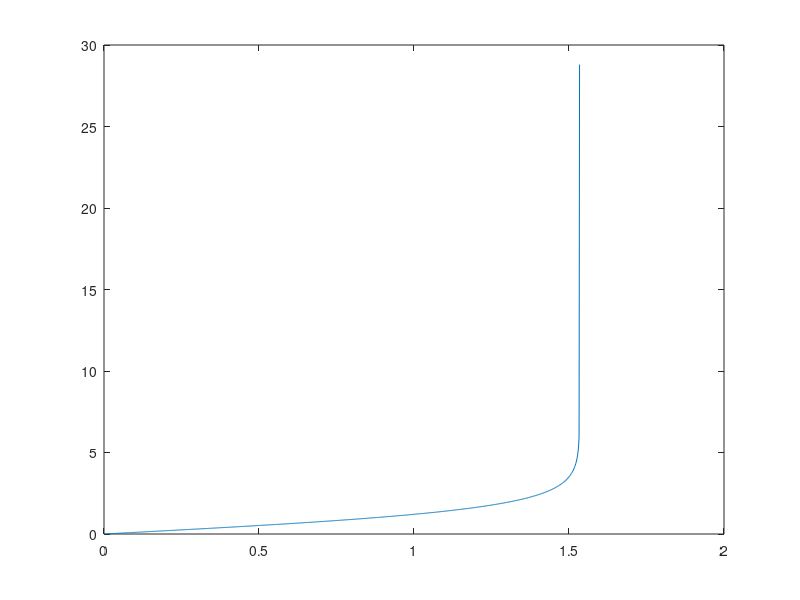

Recreate this plot in MATLAB.
warning('off','all')
%% Precio del bono y termino $a^{+}$
% Parámetros
global beta alpha;
a = 0.05;
lambda_0 = 0.05;
delta = 0.05;
rho = 3;
sigma = 0.9;
alpha = 100;
beta = 50;
T = 12;
%%
% h saltos externos
% g saltos internos
h = 1;    g = 1;
%%
% Funciones $\widehat{h}$ y $\widehat{g}$
h_gorro = @(u) h*alpha./(u+alpha);

g_gorro = @(u) g*beta./(u+beta);
%%
% Ecuación 11
ecu_a = @(A,delta,sigma) 2-delta.*A-g_gorro(A)-0.5.*sigma.^2.*A.^2;

f1 = @(x) ecu_a(x,delta,sigma);

options = optimset('TolFun',1e-12);
% Calculo del término $a^{+}$
% a_mas = fminbnd(f1,eps,10^6,options);
a_mas = fzero(f1,[eps,30]);
%%
f2 = @(x) 1./ecu_a(x,delta,sigma);
%%
% busqueda del termino $T$ talque $\mathcal{G}_{0,1}(y) = T$
gg2 = @(y) integral(f2,0,y);
g2 = @(y) abs(integral(f2,0,y)-T);
RA = fminbnd(g2,eps,a_mas,options);

x = linspace(0,a_mas,1000);
y = zeros(size(x));
for i = 1:length(x)
   y(i) = gg2(x(i)); 
end
plot(x,y)
%%
%% Construcción de la función $B(0,T)$
ff1 = @(u) a.*delta.*u+h*rho.*(1-h_gorro(u));
q =@(z) integral(@(u) ff1(u)./ecu_a(u,delta,sigma),0,z);
term = -RA*lambda_0-q(RA);
R = exp(term);
% Precio final del bono y valor de $a^{+}
[R a_mas]

% %%
% %%  Recreación de las tablas del artículo
% % Recreación tabla 5.
% bonohg = @(h,g) f_precio_bono(a,lambda_0,delta,rho,sigma,alpha, beta,h,g,T);
% casos = categorical({'Todos los saltos';'Solo saltos internos';'Solo datos externos'});
% H = [1,1,0];
% G = [1,0,1];
% v_bonos = [bonohg(H(1),G(1)),bonohg(H(2),G(2)),bonohg(H(3),G(3))];
% table(casos,H',G',v_bonos','VariableNames',{'Caso','Salto Externo (h)','Salto Interno (g)','B(0,1)'})
% %%
% % Recreación tabla 6.
% v_sigma = [0.01;0.1;0.5;0.8;10];
% B_sigma = zeros(size(v_sigma));
% bonosigma = @(x) f_precio_bono(a,lambda_0,delta,rho,x,alpha, beta,h,g,T);
% for bs = 1:max(size(v_sigma))
%     B_sigma(bs) = bonosigma(v_sigma(bs));
% end
% table(v_sigma,B_sigma,'VariableNames',{'sigma','B(0,1)'})
% %%
% % Gráfico del precio del bono respecto a $\sigma$.
% h = 1;   g = 1;
% g = @(X) f_precio_bono(a,lambda_0,delta,rho,X,alpha, beta,h,g,T);
% %%
% % Cosntrucción del gráfico
% x = linspace(0,50,100);
% y = zeros(size(x));
% for i = 1:length(x)
%     y(i) = 100*g(x(i));
% end
% 
% plot(x,y)

%%
%%
%%
%%
% Alcance
sigmas = [0.00001,0.0001,0.001,0.01,0.1,0.3,0.5,0.8,0.9];
b_mas = zeros(size(sigmas));
T_max = b_mas;

for i = 1:length(b_mas)
   f2 = @(x) ecu_a(x,delta,sigmas(i));
   
   b_mas(i) = fzero(f2,[eps,30]);
   
   % Función $\mathcal{G}_{0,1}(y)$
   ff2 = @(y) 1./f2(y);
   GUC = @(y) integral(ff2,0,y);
   T_max(i) = GUC(b_mas(i));
end

x = linspace(0,b_mas(2),1000);
y = zeros(size(x));
for i = 1:length(x)
    y(i) = 100*g2(x(2));
end